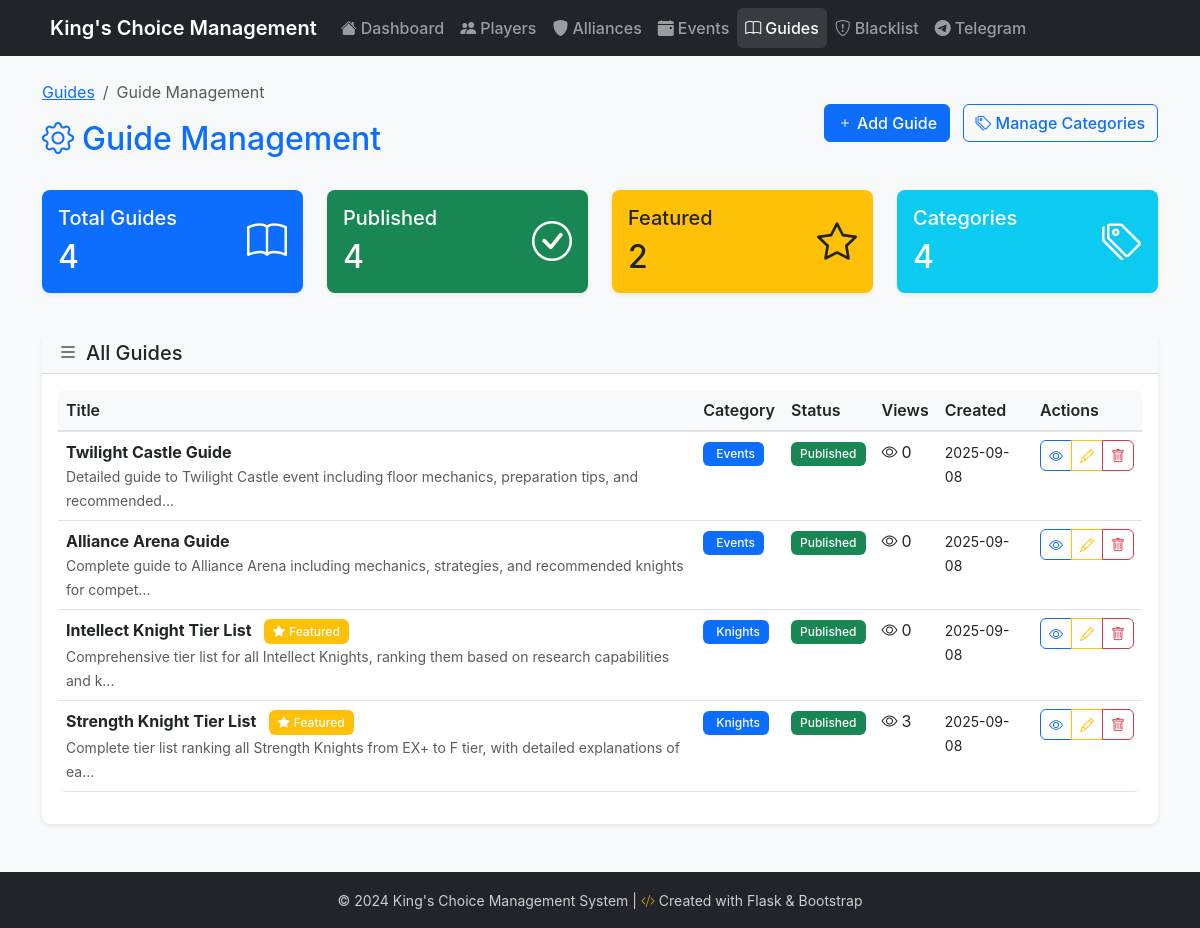
Before: /guides/admin with the older database file.
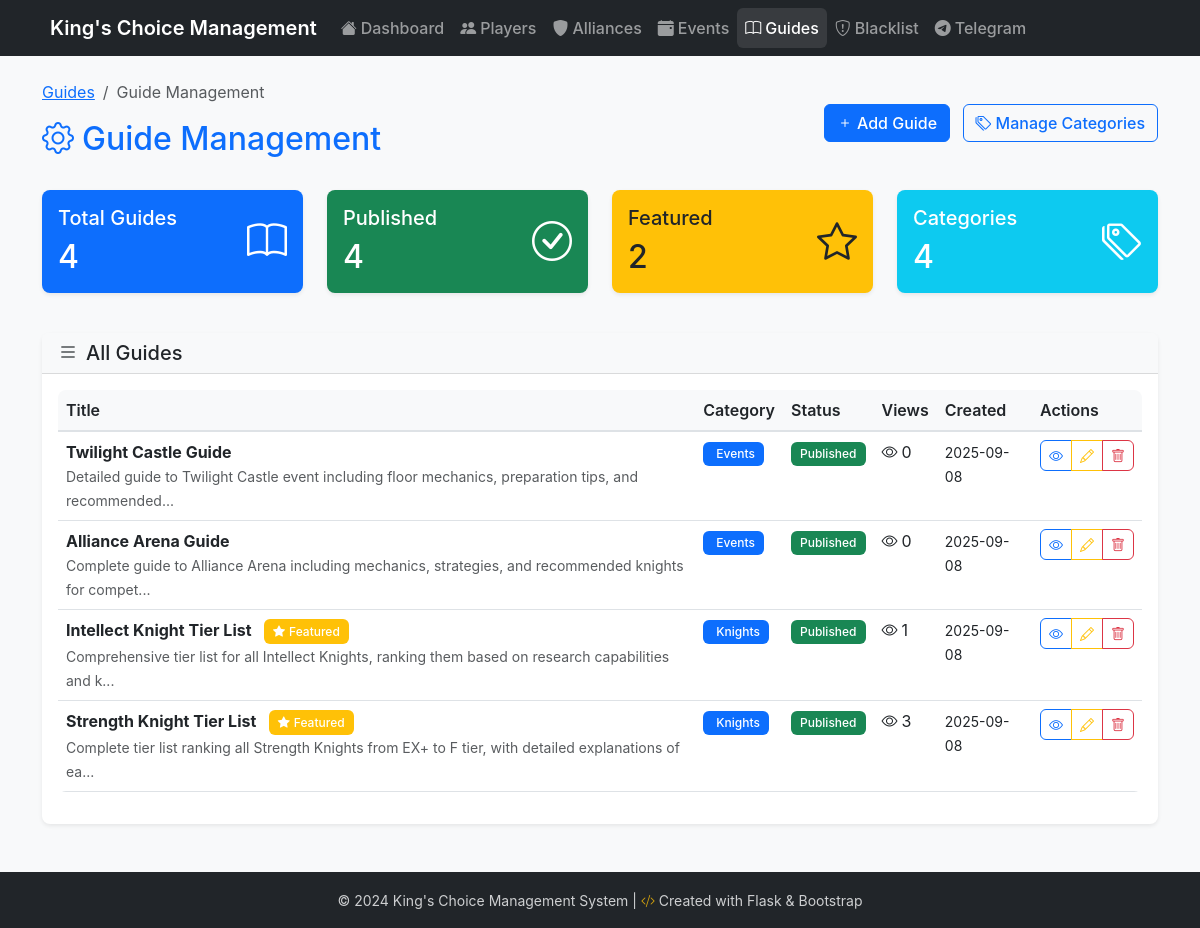
After: the same page with the newer database file.
### models.py (models this page shows, shortened)
class Guide(db.Model):
    __tablename__ = 'guides'
    id = db.Column(db.Integer, primary_key=True)
    title = db.Column(db.String(200), nullable=False)
    slug = db.Column(db.String(200), nullable=False, unique=True)
    content = db.Column(db.Text, nullable=False)
    excerpt = db.Column(db.Text)
    category_id = db.Column(db.Integer, db.ForeignKey('guide_categories.id'), nullable=False)
    featured_image = db.Column(db.String(500))
    is_published = db.Column(db.Boolean, default=True, nullable=False)
    is_featured = db.Column(db.Boolean, default=False, nullable=False)
    view_count = db.Column(db.Integer, default=0, nullable=False)
    sort_order = db.Column(db.Integer, default=0)
    created_at = db.Column(db.DateTime, default=datetime.utcnow)
    updated_at = db.Column(db.DateTime, default=datetime.utcnow, onupdate=datetime.utcnow)

class GuideCategory(db.Model):
    __tablename__ = 'guide_categories'
    id = db.Column(db.Integer, primary_key=True)
    name = db.Column(db.String(100), nullable=False, unique=True)
    slug = db.Column(db.String(100), nullable=False, unique=True)
    description = db.Column(db.Text)
    icon = db.Column(db.String(50), default='bi-book')
    sort_order = db.Column(db.Integer, default=0)
    is_active = db.Column(db.Boolean, default=True, nullable=False)
    created_at = db.Column(db.DateTime, default=datetime.utcnow)
    updated_at = db.Column(db.DateTime, default=datetime.utcnow, onupdate=datetime.utcnow)
    guides = db.relationship('Guide', backref='category', lazy=True, cascade='all, delete-orphan')

### routes/guide_routes.py (the view)
@bp.route('/admin')
def admin_guides():
    try:
        guides = Guide.query.order_by(Guide.created_at.desc()).all()
        categories = GuideCategory.query.order_by(GuideCategory.sort_order).all()
        return render_template('guides/admin/list.html',
                             guides=guides,
                             categories=categories)
    except Exception as e:
        print(f"Error in admin_guides route: {str(e)}")
        return render_template('guides/admin/list.html',
                             guides=[],
                             categories=[],
                             error="Failed to load admin page")

### app.py (called while the page is built)
def get_locale():
    if 'language' in request.cookies:
        return request.cookies.get('language')
    if request.args.get('lang'):
        return request.args.get('lang')
    return request.accept_languages.best_match(app.config['LANGUAGES'].keys()) or app.config['BABEL_DEFAULT_LOCALE']

@app.context_processor
def inject_get_locale():
    return dict(get_locale=get_locale)

### templates/guides/admin/list.html (shortened to what the changed rows need)
{% extends "base.html" %}
{% block content %}
<div class="row">
    <div class="col-12">
        <div class="d-flex justify-content-between align-items-center mb-4">
            <div>
                <h1 class="h2 text-primary">
                    <i class="bi bi-gear me-2"></i>{{ _("Guide Management") }}
                </h1>
            </div>
        </div>
    </div>
</div>
<div class="row mb-4">
    <div class="col-md-3 mb-3">
        <div class="card bg-primary text-white">
            <div class="card-body">
                <div class="d-flex justify-content-between">
                    <div>
                        <h2 class="mb-0">{{ guides|length }}</h2>
                    </div>
                </div>
            </div>
        </div>
    </div>
    <div class="col-md-3 mb-3">
        <div class="card bg-success text-white">
            <div class="card-body">
                <div class="d-flex justify-content-between">
                    <div>
                        <h2 class="mb-0">{{ guides|selectattr('is_published')|list|length }}</h2>
                    </div>
                </div>
            </div>
        </div>
    </div>
    <div class="col-md-3 mb-3">
        <div class="card bg-warning text-dark">
            <div class="card-body">
                <div class="d-flex justify-content-between">
                    <div>
                        <h2 class="mb-0">{{ guides|selectattr('is_featured')|list|length }}</h2>
                    </div>
                </div>
            </div>
        </div>
    </div>
    <div class="col-md-3 mb-3">
        <div class="card bg-info text-white">
            <div class="card-body">
                <div class="d-flex justify-content-between">
                    <div>
                        <h2 class="mb-0">{{ categories|length }}</h2>
                    </div>
                </div>
            </div>
        </div>
    </div>
</div>
<div class="row">
    <div class="col-12">
        <div class="card">
            <div class="card-body">
                {% if guides %}
                <div class="table-responsive">
                    <table class="table table-hover">
                        <thead>
                            <tr>
                                <th>{{ _("Title") }}</th>
                                <th>{{ _("Category") }}</th>
                                <th>{{ _("Status") }}</th>
                                <th>{{ _("Views") }}</th>
                                <th>{{ _("Created") }}</th>
                                <th>{{ _("Actions") }}</th>
                            </tr>
                        </thead>
                        <tbody>
                            {% for guide in guides %}
                            <tr>
                                <td>
                                    <div>
                                        <strong>{{ guide.title }}</strong>
                                        {% if guide.is_featured %}
                                        <span class="badge bg-warning ms-2">
                                            <i class="bi bi-star-fill me-1"></i>{{ _("Featured") }}
                                        </span>
                                        {% endif %}
                                    </div>
                                    {% if guide.excerpt %}
                                    <small class="text-muted">{{ guide.excerpt[:100] }}{% if guide.excerpt|length > 100 %}...{% endif %}</small>
                                    {% endif %}
                                </td>
                                <td>
                                    <span class="badge bg-primary">
                                        <i class="bi bi-{{ guide.category.icon }} me-1"></i>{{ guide.category.name }}
                                    </span>
                                </td>
                                <td>
                                    {% if guide.is_published %}
                                    <span class="badge bg-success">{{ _("Published") }}</span>
                                    {% else %}
                                    <span class="badge bg-secondary">{{ _("Draft") }}</span>
                                    {% endif %}
                                </td>
                                <td>
                                    <i class="bi bi-eye me-1"></i>{{ guide.view_count }}
                                </td>
                                <td>
                                    <small>{{ guide.created_at.strftime('%Y-%m-%d') if guide.created_at }}</small>
                                </td>
                                <td>
                                    <div class="btn-group btn-group-sm" role="group">
                                        <a href="{{ url_for('guides.view_guide', slug=guide.slug) }}" class="btn btn-outline-primary" title="{{ _('View') }}">
                                            <i class="bi bi-eye"></i>
                                        </a>
                                        <a href="{{ url_for('guides.edit_guide', guide_id=guide.id) }}" class="btn btn-outline-warning" title="{{ _('Edit') }}">
                                            <i class="bi bi-pencil"></i>
                                        </a>
                                        <button type="button" class="btn btn-outline-danger" title="{{ _('Delete') }}"
                                                onclick="confirmDelete({{ guide.id }}, '{{ guide.title }}')">
                                            <i class="bi bi-trash"></i>
                                        </button>
                                    </div>
                                </td>
                            </tr>
                            {% endfor %}
                        </tbody>
                    </table>
                </div>
                {% endif %}
            </div>
        </div>
    </div>
</div>
{% endblock %}

Changed rows visible on the page:
changed Guide "Intellect Knight Tier List": view_count "0" → "1"
